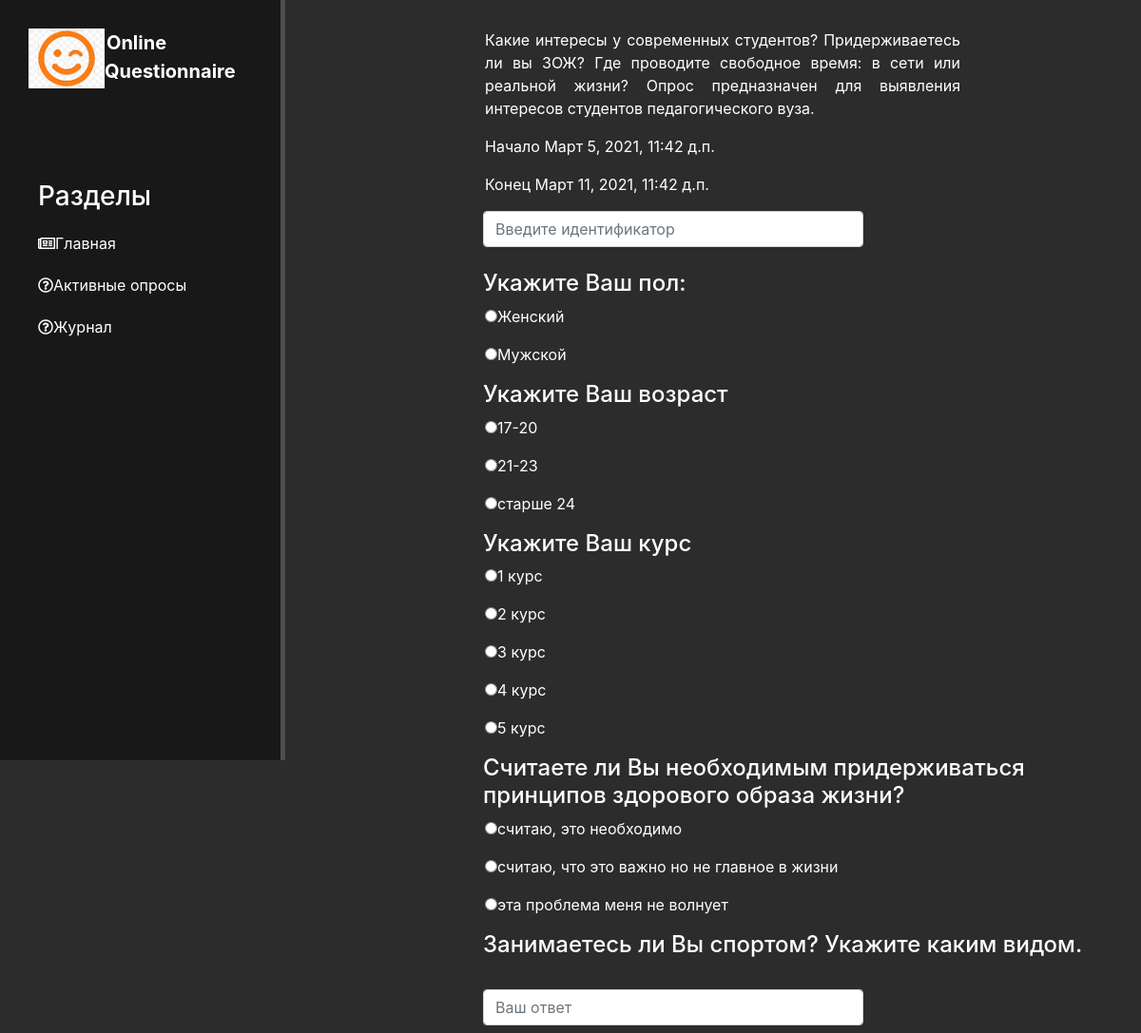
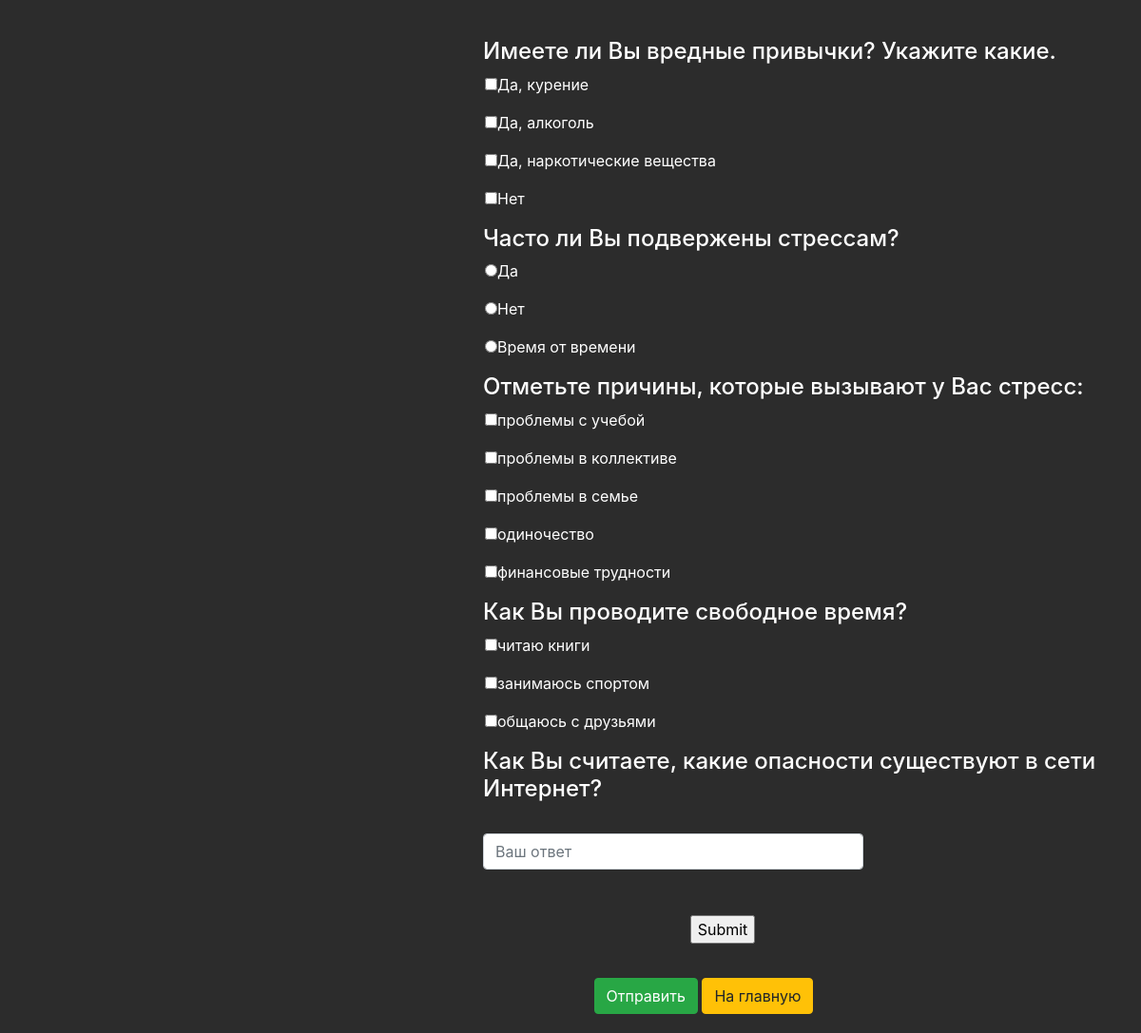
Screenshot of /quests/7/ with the database file from the repository (2 pictures, top to bottom).
### quest/models.py (models this page shows, shortened)
class Questionnaire(models.Model):
    title = models.CharField('Название', max_length=50, null=False, default=None, blank=False)
    start = models.DateTimeField('Начало', )
    finish = models.DateTimeField('Конец')
    text = models.CharField('Описание', max_length=250)
    class Meta:
        verbose_name = 'Опрос'
        verbose_name_plural = 'Опросы'

class Question(models.Model):
    text = models.CharField('Текст вопроса', max_length=250, null=False, default=None, blank=False)
    questionnaire = models.ManyToManyField(Questionnaire)
    question_category = models.CharField(max_length=2, verbose_name="Тип вопроса", null=False, choices=CATEGORY,
                                         default=None, blank=False)
    def __str__(self):
        return self.text
    class Meta:
        verbose_name = 'Вопрос'
        verbose_name_plural = 'Вопросы'

class Answer(models.Model):
    answer_question = models.ManyToManyField(Question)
    answer_text = models.CharField('Ответ', max_length=250, null=False, default=None, blank=False)
    def __str__(self):
        return self.answer_text
    class Meta:
        verbose_name = 'Ответ'
        verbose_name_plural = 'Ответы'

### quest/views.py (the view)
# urls.py: path('quests/<int:pk>/', views.quest_pass, name='quest-pass'),
def quest_pass(request, pk):
    quest = Questionnaire.objects.get(id=pk)
    list_of_questions = []
    for c in quest.question_set.all():
        ans = c.answer_set.all()
        list_of_questions.append((c, ans))
    return render(request, 'pass.html', {'quest': quest, 'list_of_questions': list_of_questions})

### quest/templates/pass.html (shortened to what this page needs)
{% extends 'layout.html' %}
{% load static %}
{% block content %}
	<div class='features'>
		<p align='justify'>{{ quest.text }}</p>
		<p align='left'>Начало {{ quest.start }}</p>
		<p align='left'>Конец {{ quest.finish }}</p>
		<form action='/receive_record' method="post">
			<input type='text' align='center' name='user_id' placeholder='Введите идентификатор' class='form-control' style="width: 400px; margin-left: 188px;" /></br>
			{% for element in list_of_questions %}
				<h4 align='left' style="margin-left: 188px;">{{ element.0 }}</h4>
				{% if not element.1 %}
					<br align='center'><input type='text' name="{{ element.0 }}" placeholder='Ваш ответ' class='form-control' style="width: 400px; margin-left: 188px; box-sizing: border-box;" /></br></br>
				{% else %}
					{% for a in element.1 %}
						{% if element.0.question_category == 'CS' %}
							<p align='left'><input type="checkbox" name="{{ a }}" align='left'>{{ a }}</input></p>
						{% endif %}
						{% if element.0.question_category == 'MC' %}
							<p align='left'><input type="radio" name="{{ a }}" align='left'>{{ a }}</input></p>
						{% endif %}
					{% endfor %}
				{% endif %}
			{% endfor %}
			<p><input type="submit"></p>
		</form>
		<a href="{% url 'home' %}" class="btn btn-success" type='submit'>Отправить</a>
		<a href="{% url 'home' %}" class="btn btn-warning">На главную</a>
	</div>
{% endblock %}

### quest/templates/layout.html (shortened to what this page needs)
{% load static %}
<!DOCTYPE html>
<html lang='en'>
<head>
	<link rel="stylesheet" href="{% static 'css/main.css' %}">
	<link rel="stylesheet" href="https://stackpath.bootstrapcdn.com/bootstrap/4.5.2/css/bootstrap.min.css">
	<link rel="stylesheet" href="{% static 'css/main.css' %}">
	<link rel="stylesheet" href="https://use.fontawesome.com/releases/v5.8.2/css/all.css">
</head>
<body>
	<aside>
		<img src="{% static 'img/logo.png' %}" alt="Лого">
		<span class="logo">Online Questionnaire</span>
		<h3>Разделы</h3>
		<ul>
			<a href='{%  url "home" %}'><li><i class="far fa-newspaper"></i>Главная</li></a>
			<a href='{%  url "quests" %}'><li><i class="far fa-question-circle"></i>Активные опросы</li></a>
			<a href='{%  url "storage" %}'><li><i class="far fa-question-circle"></i>Журнал</li></a>
		</ul>
	</aside>
	<main>
		{% block content %}
		{% endblock %}
	</main>
</body>
</html>

### quest/static/css/main.css (style rules this page uses)
body { background: #2c2c2c; }
aside { float: left; background: #181818; width: 25%; padding: 2.5%; height: 100vh; color: #fff; border-right: 5px solid #4d4d4d; position: fixed; }
aside img { width: 80px; float: left; }
aside .logo { font-size: 20px; margin-left: 2px; font-weight: bold; position: relative; }
aside h3 { margin-top: 100px; margin-left: 10px; }
aside ul { list-style: none; }
aside ul li { top: -100px; color: #fff; display: block; margin-top: 20px; margin-left: -30px; transition: transform .6s ease; }
main .features { float: left; color: #fff; margin-top: 30px; margin-left: 320px; text-align: center; width: 70% }
main .features p { max-width: 500px; margin-left: 190px; }
.btn-warning { margin-top: 20px; margin-bottom: 20px; }

### rows the page displays
Questionnaire: text "Какие интересы у современных студентов? Придерживаетесь ли вы ЗОЖ? Где проводите свободное время: в сети или реальной жизни? Опрос предназначен для выявления интересов студентов педагогического вуза.", start "Март 5, 2021, 11:42 д.п.", finish "Март 11, 2021, 11:42 д.п."
Question: text "Укажите Ваш пол:"
Answer: answer_text "Женский"
Answer: answer_text "Мужской"
Question: text "Укажите Ваш возраст"
Answer: answer_text "17-20"
Answer: answer_text "21-23"
Answer: answer_text "старше 24"
Question: text "Укажите Ваш курс"
Answer: answer_text "1 курс"
Answer: answer_text "2 курс"
Answer: answer_text "3 курс"
Answer: answer_text "4 курс"
Answer: answer_text "5 курс"
Question: text "Считаете ли Вы необходимым придерживаться принципов здорового образа жизни?"
Answer: answer_text "считаю, это необходимо"
Answer: answer_text "считаю, что это важно но не главное в жизни"
Answer: answer_text "эта проблема меня не волнует"
Question: text "Занимаетесь ли Вы спортом? Укажите каким видом."
Question: text "Имеете ли Вы вредные привычки? Укажите какие."
Answer: answer_text "Да, курение"
Answer: answer_text "Да, алкоголь"
Answer: answer_text "Да, наркотические вещества"
Answer: answer_text "Нет"
Question: text "Часто ли Вы подвержены стрессам?"
Answer: answer_text "Да"
Answer: answer_text "Нет"
Answer: answer_text "Время от времени"
Question: text "Отметьте причины, которые вызывают у Вас стресс:"
Answer: answer_text "проблемы с учебой"
Answer: answer_text "проблемы в коллективе"
Answer: answer_text "проблемы в семье"
Answer: answer_text "одиночество"
Answer: answer_text "финансовые трудности"
Question: text "Как Вы проводите свободное время?"
Answer: answer_text "читаю книги"
Answer: answer_text "занимаюсь спортом"
Answer: answer_text "общаюсь с друзьями"
Question: text "Как Вы считаете, какие опасности существуют в сети Интернет?"
